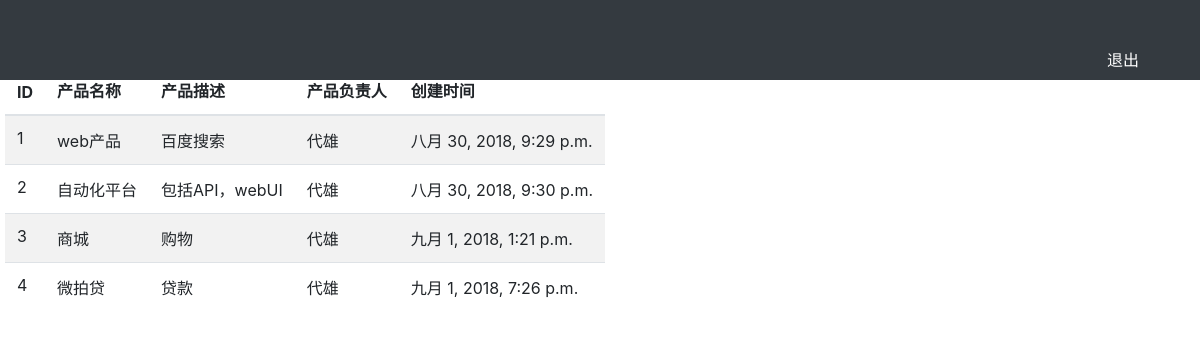
The page /product_manage/ on the database its author committed.
### product/models.py (models this page shows, shortened)
class Product(models.Model):
    productname = models.CharField('产品名称',max_length=64)  # 产品名称
    productdesc = models.CharField('产品描述',max_length=200)    # 产品描述
    producter = models.CharField('产品负责人',max_length=200,null=True)    # 产品负责人
    create_time = models.DateTimeField('创建时间',auto_now=True)  # 创建时间-自动获取当前时间
    class Meta:
        verbose_name = '产品名称'
        verbose_name_plural = '产品名称'

### product/proviews.py (the view)
# urls.py: path('product_manage/', proviews.product_manage),
def product_manage(request):
    username = request.session.get('user', '')
    product_list = Product.objects.all()
    return render(request,"product_manage.html", {"user": username, "products": product_list})

### product/templates/product_manage.html (shortened to what this page needs)
<html lang="zh-CN">
<head>
    {% load bootstrap4 %} {% bootstrap_css %} {% bootstrap_javascript %}
</head>
<body role="document">
    <nav class="navbar-expand-sm bg-dark navbar-dark fixed-top">
        <div class="container">
            <a class="navbar-brand" href="#">&nbsp;</a>
            <ul class="nav justify-content-end">
                <li class="nav-link"><a style='color:white' href="#">{{user}}</a></li>
                <li class="nav-link"><a style='color:white' href="/logout/">退出</a></li>
            </ul>
        </div>
    </nav>
    <div class="row" style="padding-top: 20px;padding-left: 20px;">
        <div class="col-md-ll">
            <table class="table table-striped">
                <thead>
                    <tr>
                    </tr>
                    <tr>
                        <th>ID</th>
                        <th>产品名称</th>
                        <th>产品描述</th>
                        <th>产品负责人</th>
                        <th>创建时间</th>
                    </tr>
                </thead>
                <tbody>
                    {% for product in products %}
                    <tr>
                        <td>{{product.id}}</td>
                        <td>{{product.productname}}</td>
                        <td>{{product.productdesc}}</td>
                        <td>{{product.producter}}</td>
                        <td>{{product.create_time}}</td>
                    </tr>
                    {%endfor %}
                </tbody>
            </table>
        </div>
    </div>
</body>
</html>

### rows shown on the page
Product: id "1", productname "web产品", productdesc "百度搜索", producter "代雄", create_time "八月 30, 2018, 9:29 p.m."
Product: id "2", productname "自动化平台", productdesc "包括API，webUI", producter "代雄", create_time "八月 30, 2018, 9:30 p.m."
Product: id "3", productname "商城", productdesc "购物", producter "代雄", create_time "九月 1, 2018, 1:21 p.m."
Product: id "4", productname "微拍贷", productdesc "贷款", producter "代雄", create_time "九月 1, 2018, 7:26 p.m."
